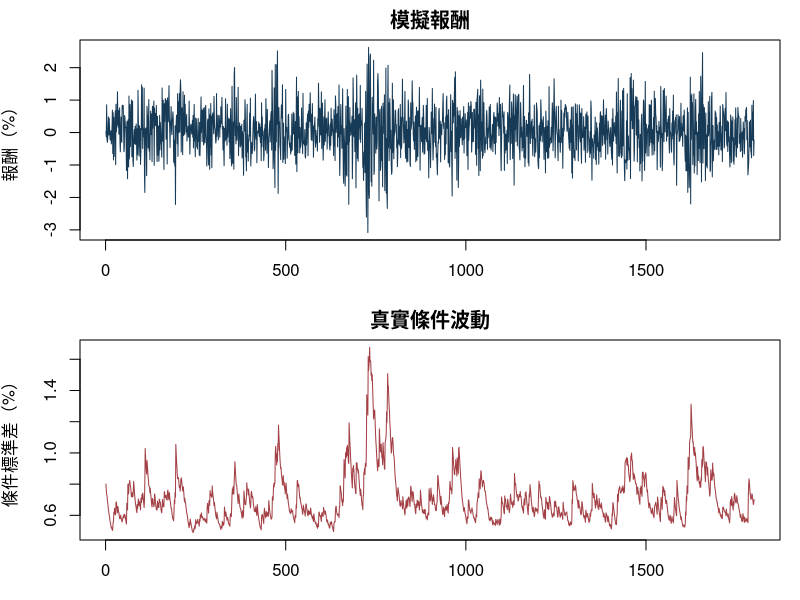
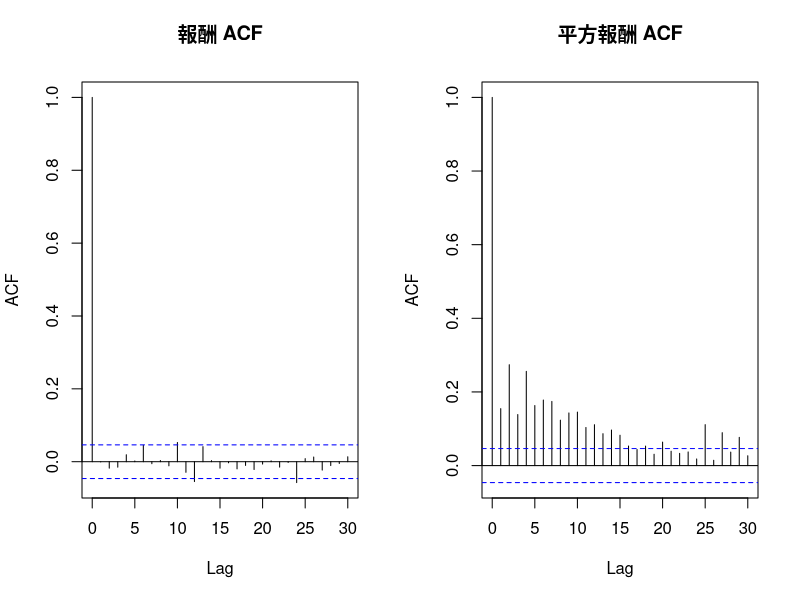
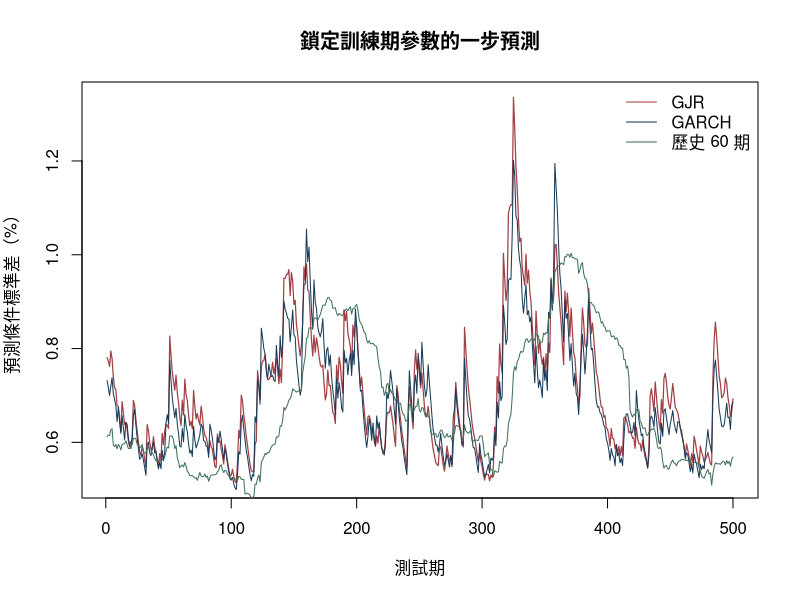

The R source for these figures, in order:
## ---- chunk 1
knitr::opts_chunk$set(
  echo = TRUE, message = FALSE, warning = FALSE,
  fig.width = 7, fig.height = 4
)

required_r <- "4.3.0"
stopifnot(getRversion() >= required_r)
set.seed(808)
## ---- chunk 2
data.frame(
  component = c("R", "stats", "graphics"),
  version = c(
    R.version.string,
    as.character(packageVersion("stats")),
    as.character(packageVersion("graphics"))
  )
)
## ---- chunk 3
simulate_gjr <- function(n, omega, alpha, beta, gamma = 0,
                         burn = 500, seed = 808) {
  persistence <- alpha + beta + gamma / 2
  stopifnot(
    n > 20, burn >= 0, omega > 0,
    alpha >= 0, beta >= 0, alpha + gamma >= 0,
    persistence < 1
  )

  set.seed(seed)
  total <- n + burn
  z <- rnorm(total)
  a <- numeric(total)
  h <- numeric(total)
  h[1] <- omega / (1 - persistence)
  a[1] <- sqrt(h[1]) * z[1]

  for (t in 2:total) {
    negative <- as.numeric(a[t - 1] < 0)
    h[t] <- omega +
      alpha * a[t - 1]^2 +
      gamma * negative * a[t - 1]^2 +
      beta * h[t - 1]
    a[t] <- sqrt(h[t]) * z[t]
  }

  keep <- (burn + 1):total
  data.frame(
    time = seq_len(n),
    a = a[keep],
    h = h[keep],
    z = z[keep]
  )
}

truth <- c(omega = 2e-6, alpha = 0.05, beta = 0.88, gamma = 0.08)
sim <- simulate_gjr(
  n = 1800,
  omega = truth["omega"],
  alpha = truth["alpha"],
  beta = truth["beta"],
  gamma = truth["gamma"]
)

truth_persistence <- with(
  as.list(truth),
  alpha + beta + gamma / 2
)
truth_persistence
## ---- chunk 4
old_par <- par(mfrow = c(2, 1), mar = c(3, 4, 2, 1))
plot(sim$time, 100 * sim$a, type = "l", col = "#173B57",
     xlab = "時間", ylab = "報酬（%）",
     main = "模擬報酬")
plot(sim$time, 100 * sqrt(sim$h), type = "l", col = "#A34045",
     xlab = "時間", ylab = "條件標準差（%）",
     main = "真實條件波動")
par(old_par)
## ---- chunk 5
old_par <- par(mfrow = c(1, 2))
acf(sim$a, lag.max = 30, main = "報酬 ACF")
acf(sim$a^2, lag.max = 30, main = "平方報酬 ACF")
par(old_par)
## ---- chunk 6
arch_lm <- function(residual, lags = 10) {
  stopifnot(lags >= 1, length(residual) > 5 * lags)
  x2 <- residual^2
  n <- length(x2)
  y <- x2[(lags + 1):n]
  X <- sapply(seq_len(lags), function(j) {
    x2[(lags + 1 - j):(n - j)]
  })
  colnames(X) <- paste0("lag", seq_len(lags))
  fit <- lm(y ~ X)
  statistic <- nobs(fit) * summary(fit)$r.squared
  data.frame(
    lags = lags,
    statistic = statistic,
    p_value = pchisq(statistic, df = lags, lower.tail = FALSE)
  )
}

arch_lm(sim$a, lags = 10)
## ---- chunk 7
map_garch <- function(eta) {
  raw <- exp(eta[2:3])
  denom <- 1 + sum(raw)
  c(
    omega = exp(eta[1]),
    alpha = 0.999 * raw[1] / denom,
    beta = 0.999 * raw[2] / denom,
    gamma = 0
  )
}

map_gjr <- function(eta) {
  raw <- exp(eta[2:4])
  denom <- 1 + sum(raw)
  c(
    omega = exp(eta[1]),
    alpha = 0.999 * raw[1] / denom,
    beta = 0.999 * raw[2] / denom,
    gamma = 2 * 0.999 * raw[3] / denom
  )
}

filter_variance <- function(a, par) {
  n <- length(a)
  h <- numeric(n)
  h[1] <- var(a)
  for (t in 2:n) {
    negative <- as.numeric(a[t - 1] < 0)
    h[t] <- par["omega"] +
      par["alpha"] * a[t - 1]^2 +
      par["gamma"] * negative * a[t - 1]^2 +
      par["beta"] * h[t - 1]
  }
  h
}

gaussian_nll <- function(eta, a, model = c("garch", "gjr")) {
  model <- match.arg(model)
  par <- if (model == "garch") map_garch(eta) else map_gjr(eta)
  h <- filter_variance(a, par)
  if (any(!is.finite(h)) || any(h <= 0)) return(1e100)
  0.5 * sum(log(2 * pi) + log(h[-1]) + a[-1]^2 / h[-1])
}
## ---- chunk 8
train_end <- 1300
train <- sim$a[seq_len(train_end)]
test <- sim$a[(train_end + 1):nrow(sim)]

garch_start <- c(
  log(var(train) * 0.05),
  log(0.08 / (0.999 - 0.93)),
  log(0.85 / (0.999 - 0.93))
)
gjr_start <- c(
  log(var(train) * 0.03),
  log(0.05 / (0.999 - 0.97)),
  log(0.88 / (0.999 - 0.97)),
  log(0.04 / (0.999 - 0.97))
)

fit_garch <- optim(
  garch_start, gaussian_nll, a = train, model = "garch",
  method = "BFGS", control = list(maxit = 1500)
)
fit_gjr <- optim(
  gjr_start, gaussian_nll, a = train, model = "gjr",
  method = "BFGS", control = list(maxit = 2000)
)

stopifnot(fit_garch$convergence == 0, fit_gjr$convergence == 0)
par_garch <- map_garch(fit_garch$par)
par_gjr <- map_gjr(fit_gjr$par)

rbind(
  truth = truth,
  GARCH = par_garch,
  GJR = par_gjr
)
## ---- chunk 9
h_train_gjr <- filter_variance(train, par_gjr)
z_train_gjr <- train / sqrt(h_train_gjr)

rbind(
  standardized = unlist(Box.test(
    z_train_gjr, lag = 20, type = "Ljung-Box"
  )[c("statistic", "p.value")]),
  squared_standardized = unlist(Box.test(
    z_train_gjr^2, lag = 20, type = "Ljung-Box"
  )[c("statistic", "p.value")])
)
## ---- chunk 10
one_step_h <- function(previous_a, previous_h, par) {
  par["omega"] +
    par["alpha"] * previous_a^2 +
    par["gamma"] * as.numeric(previous_a < 0) * previous_a^2 +
    par["beta"] * previous_h
}

h_reference <- var(train)
sign_check <- data.frame(
  shock = c("positive", "negative"),
  a_previous = c(0.02, -0.02)
)
sign_check$h_next <- vapply(
  sign_check$a_previous,
  one_step_h,
  numeric(1),
  previous_h = h_reference,
  par = par_gjr
)
sign_check

stopifnot(
  sign_check$h_next[sign_check$shock == "negative"] >
    sign_check$h_next[sign_check$shock == "positive"]
)
## ---- chunk 11
forecast_locked <- function(train, test, par) {
  h_train <- filter_variance(train, par)
  previous_a <- tail(train, 1)
  previous_h <- tail(h_train, 1)
  forecast <- numeric(length(test))

  for (j in seq_along(test)) {
    forecast[j] <- one_step_h(previous_a, previous_h, par)
    # test[j] 在 forecast[j] 形成後才進入下一期狀態。
    previous_a <- test[j]
    previous_h <- forecast[j]
  }
  forecast
}

hhat_garch <- forecast_locked(train, test, par_garch)
hhat_gjr <- forecast_locked(train, test, par_gjr)

# 60 期歷史變異數基準；每一期只使用它以前的觀察。
all_a <- c(train, test)
hhat_hist <- numeric(length(test))
for (j in seq_along(test)) {
  t_index <- train_end + j
  past_index <- (t_index - 60):(t_index - 1)
  hhat_hist[j] <- var(all_a[past_index])
}

stopifnot(
  all(hhat_garch > 0),
  all(hhat_gjr > 0),
  all(hhat_hist > 0)
)
## ---- chunk 12
qlike <- function(realized_square, variance_forecast) {
  log(variance_forecast) + realized_square / variance_forecast
}

loss_table <- rbind(
  Historical60 = c(
    QLIKE = mean(qlike(test^2, hhat_hist)),
    SquaredLoss = mean((test^2 - hhat_hist)^2)
  ),
  GARCH = c(
    QLIKE = mean(qlike(test^2, hhat_garch)),
    SquaredLoss = mean((test^2 - hhat_garch)^2)
  ),
  GJR = c(
    QLIKE = mean(qlike(test^2, hhat_gjr)),
    SquaredLoss = mean((test^2 - hhat_gjr)^2)
  )
)
loss_table
## ---- chunk 13
plot(
  seq_along(test), 100 * sqrt(hhat_gjr), type = "l",
  col = "#A34045", lwd = 1.2,
  xlab = "測試期", ylab = "預測條件標準差（%）",
  main = "鎖定訓練期參數的一步預測"
)
lines(100 * sqrt(hhat_garch), col = "#173B57")
lines(100 * sqrt(hhat_hist), col = "#3F7158")
legend(
  "topright",
  legend = c("GJR", "GARCH", "歷史 60 期"),
  col = c("#A34045", "#173B57", "#3F7158"),
  lty = 1, bty = "n"
)
## ---- chunk 14
garch_multistep <- function(h_one, par, horizon = 20) {
  persistence <- par["alpha"] + par["beta"]
  long_run <- par["omega"] / (1 - persistence)
  s <- seq_len(horizon)
  long_run + persistence^(s - 1) * (h_one - long_run)
}

# tail(hhat_garch, 1) 是最後一筆測試報酬實現以前形成的
# h_{T|T-1}；先以 a_T 更新，才得到樣本末真正的 h_{T+1|T}。
h_one <- one_step_h(
  previous_a = tail(test, 1),
  previous_h = tail(hhat_garch, 1),
  par = par_garch
)
multi <- garch_multistep(h_one, par_garch, horizon = 20)
data.frame(
  horizon = seq_along(multi),
  variance = multi,
  standard_deviation_percent = 100 * sqrt(multi)
)
## ---- chunk 15
sessionInfo()
